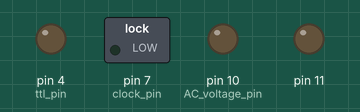
A sketch run on a simulated Arduino Uno, built with avr-gcc and run on an emulated ATmega328P. Parts: switched loads named in the sketch (green lamp = pin HIGH), output pins drawn as LEDs (lit = HIGH).

Above: at 0.1 s.
At 0.6 s:
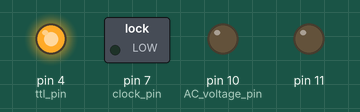
Timing chart, 0 to 2.1 s (numbered marks = the images above):
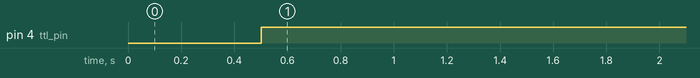

The sketch:

Control1.0.4.ino
```cpp
// This version writes to the circuit electronics, includes Dc & AC power control

//Author: Francesco Straniero
//Date: 04/03/2024


#include <TimeLib.h>
String incomingString;

int t;
int AC_duty_cycle;
int DC_duty;
int freq;
String str;
int ttl;
int voltage;
int voltage_1000;
int voltage_100;
int voltage_10;
int voltage_1;
int lolol;
int freq_1000;
int freq_100;
int freq_10;
int freq_1;
int DCvoltage;
int DCvoltage_1000;
int DCvoltage_100;
int DCvoltage_10;
int DCvoltage_1;
int lolol2;


void setup() {
  Serial.begin(115200);
  pinMode(7, OUTPUT);   //clock pin
  pinMode(4, OUTPUT);   //ttl pin
  pinMode(10, OUTPUT);  //AC voltage pin
  pinMode(11, OUTPUT);
  digitalWrite(7, LOW);
  digitalWrite(4, LOW);
  digitalWrite(10, LOW);
  digitalWrite(11,LOW);
  delay(500);
}

void loop() {

  // This next if loop reads the Serial only if there is any communication available and creates a static variable which doesnt change until new communications come
  //this is very important for two reasons: 1) the variable values is kept through loops; 2)this is memory efficient.
  if (Serial.available() > 0) {
    incomingString = Serial.readString();
    str = incomingString.toInt();
    static int voltage;
    static int freq;
    static int ttl;
    static int lolol;
    static int lolol2;
  }
  ttl = String(str.charAt(0)).toInt();
  freq_1000 = String(str.charAt(1)).toInt();
  freq_100 = String(str.charAt(2)).toInt();
  freq_10 = String(str.charAt(3)).toInt();
  freq_1 = String(str.charAt(4)).toInt();
  freq =  1000*freq_1000 + 100 * freq_100 + 10 * freq_10 + freq_1;

  //voltage_100 = String(str.charAt(5)).toInt();
  voltage_10 = String(str.charAt(5)).toInt();
  voltage_1 = String(str.charAt(6)).toInt();
  voltage =   10 * voltage_10 + voltage_1;

  //DCvoltage_100 = String(str.charAt(8)).toInt();
  DCvoltage_10 = String(str.charAt(7)).toInt();
  DCvoltage_1 = String(str.charAt(8)).toInt();
  DCvoltage =   10 * DCvoltage_10 + DCvoltage_1;

  t = 500000 / freq;
  lolol = (255 * voltage) / 100;
  lolol2 = (255*DCvoltage)/100;
  AC_duty_cycle = truncf(lolol);
  DC_duty = truncf(lolol2);

  while (true) {
    if (Serial.available()>0){
      break;
    }

    if (ttl == 0) {
      digitalWrite(7, LOW);
      digitalWrite(4, HIGH);
      digitalWrite(10, LOW);
      digitalWrite(11,LOW);
    }

    if (ttl == 1) {
      analogWrite(10, AC_duty_cycle);
      analogWrite(11, DC_duty);

      if ((freq > 0) && (freq < 50)) {
        float tprime = t / 1000;
        digitalWrite(7, HIGH);
        delay(tprime);

        digitalWrite(7, LOW);
        delay(tprime);

      } else if (freq >= 50) {
        digitalWrite(7, HIGH);
        delayMicroseconds(t);

        digitalWrite(7, LOW);
        delayMicroseconds(t);
      }
    }
  }
}
```

Measured:
- by itself, pin 4 (ttl_pin): LOW → HIGH at 0.50 s
